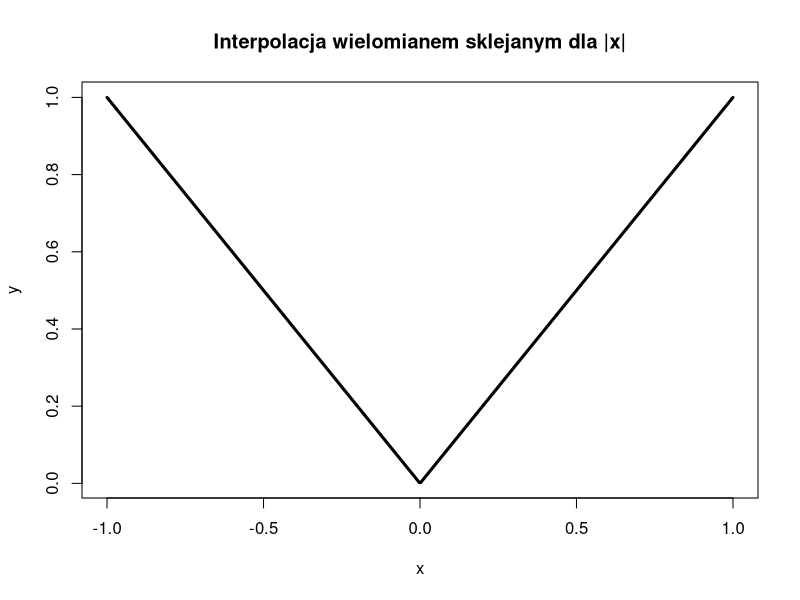
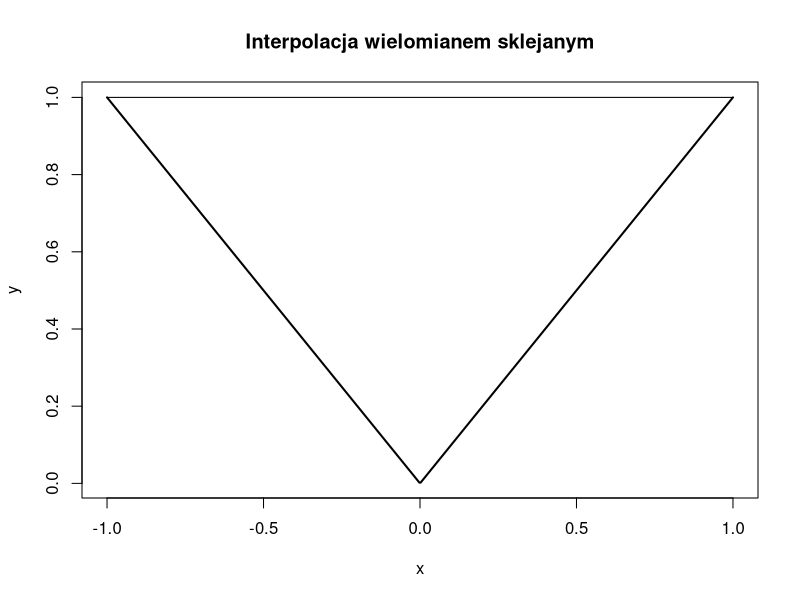
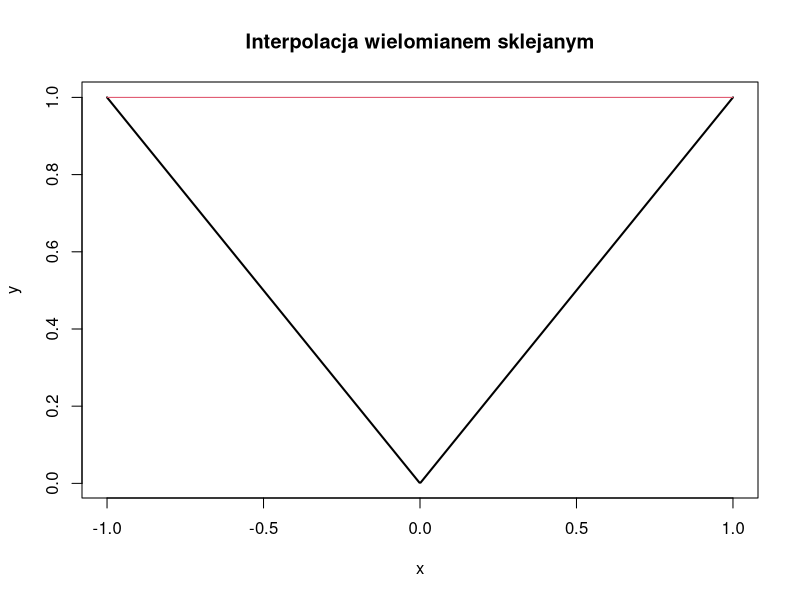
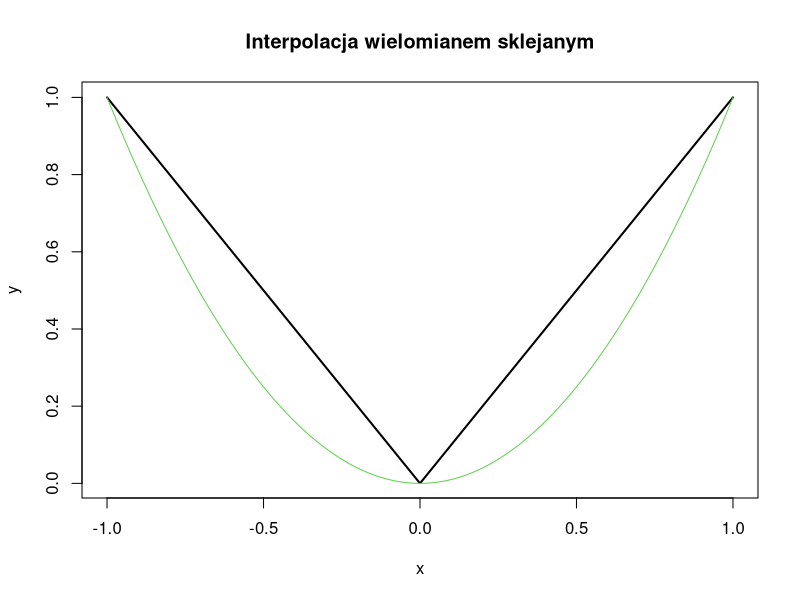
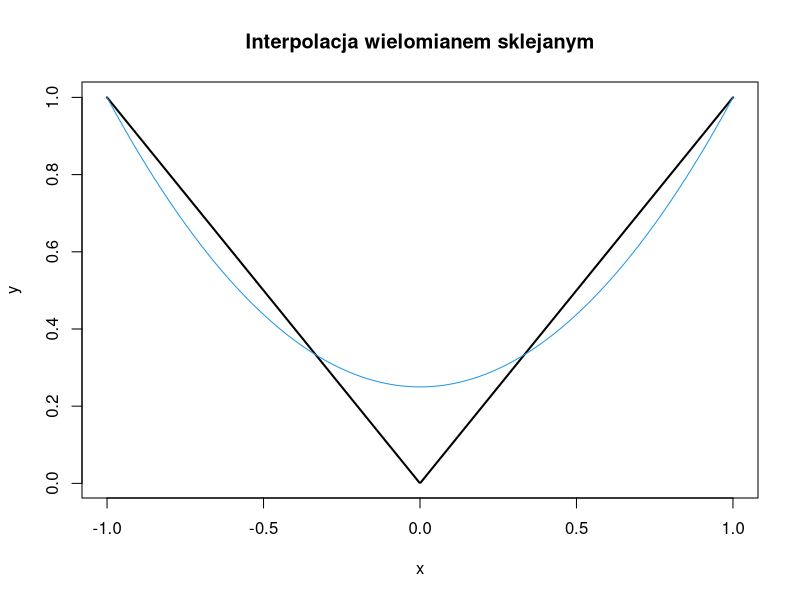
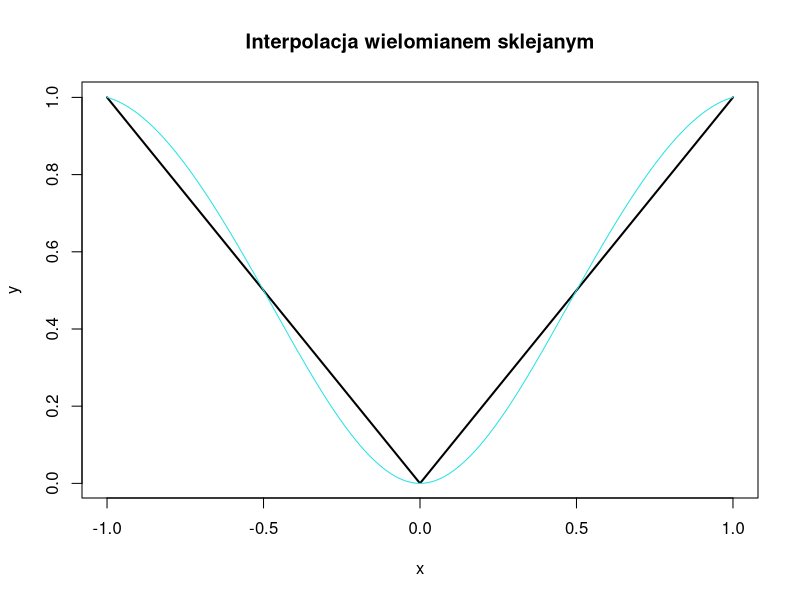
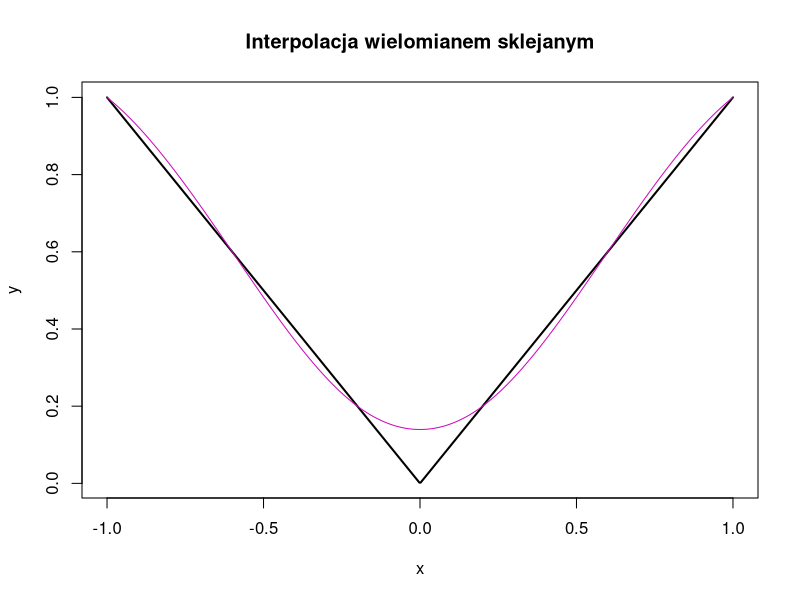
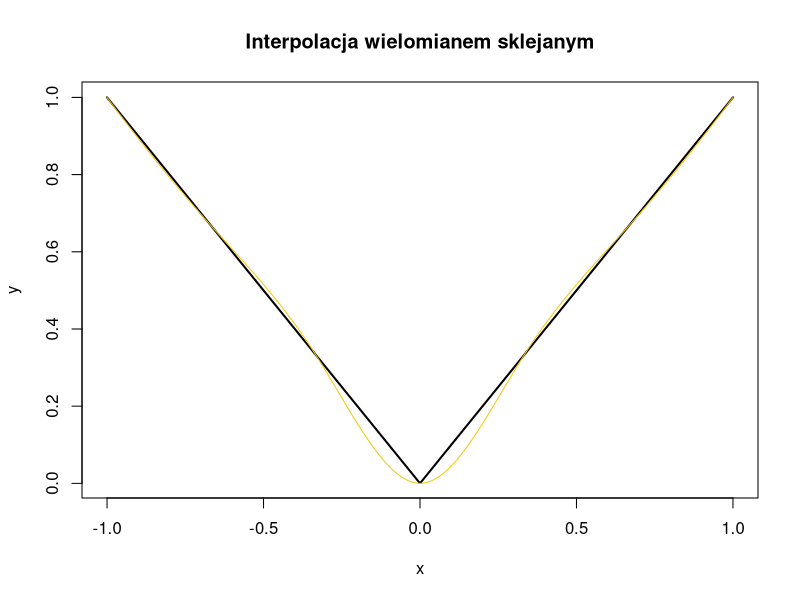

Recreate these plots in R, in order.
pdf("zadanie3_l3.pdf", width = 8, height = 6)
f <- function(x) abs(x)
x<-seq(-1, 1, length.out = 500)
y<-f(x)
plot(x, y, type = "l", lwd = 3, col = "black",
     main = "Interpolacja wielomianem sklejanym dla |x|",
     xlab = "x", ylab = "y")
for (n in 1:20) {
  plot(x, y, type = "l", lwd = 2, main = paste("Interpolacja wielomianem sklejanym"),  xlab = "x", ylab = "y")
  x1 <- seq(-1, 1, length.out = n)
  y1 <- f(x1)
  sp <- spline(x1, y1, xout = x)
  lines(sp$x, sp$y, col = n)
}

dev.off()
